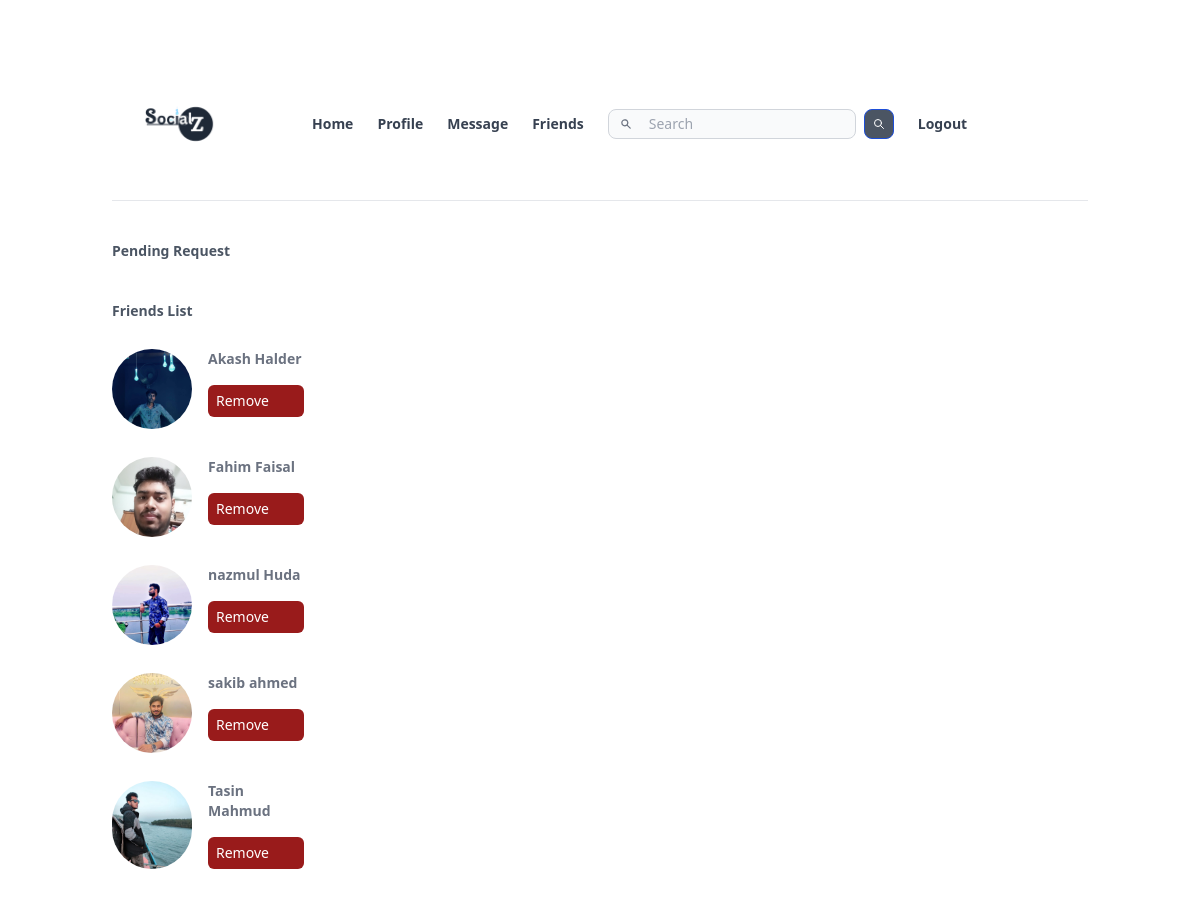
Page /friends.php (signed in) on the earlier database version.
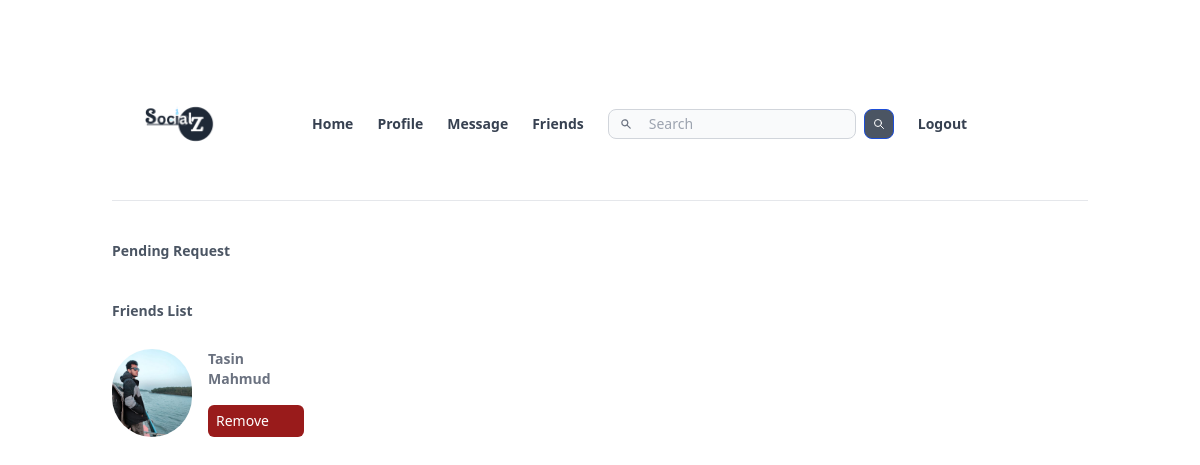
Same page on the later database version.
### tables this page shows
CREATE TABLE `friends` (
  `from_friend` varchar(11) NOT NULL,
  `to_friend` varchar(11) NOT NULL,
  `added_date` timestamp NOT NULL DEFAULT current_timestamp()
);

CREATE TABLE `user_info` (
  `username` varchar(15) NOT NULL,
  `first_name` varchar(150) NOT NULL,
  `last_name` varchar(150) NOT NULL,
  `gender` varchar(15) NOT NULL,
  `email` varchar(200) NOT NULL,
  `phone_no` int(15) NOT NULL,
  `date_of_birth` date NOT NULL,
  `address` varchar(200) NOT NULL,
  `password` varchar(200) NOT NULL,
  `profile_pic` varchar(255) NOT NULL
);

### friends.php (the view, shortened to what this page needs)
<?php require_once "header.php"; ?>
<?php require_once "db.php"; ?>
<?php
$username=$_SESSION["username"];
$friends_list = "SELECT first_name, last_name,profile_pic,username ,to_friend,added_date FROM `friends` INNER JOIN `user_info` ON friends.to_friend=user_info.username WHERE from_friend='$username'";
$result = mysqli_query($conn, $friends_list);
echo '<h1 class="mt-10 text-sm text-gray-600 font-semibold ">Pending Request </h1><div class="max-w-sm">';
echo'</div>';
echo '<h1 class="mt-10 text-sm text-gray-600 font-semibold "> Friends List </h1><div class="max-w-sm">';
while($friends = mysqli_fetch_array($result))
{
echo'
<div class=" flex flex-row justify-content my-7 ">
<img class=" rounded-full" src="'.$friends["profile_pic"].'"   width=80 height=80/>
<div class="flex flex-col w-1/4 mx-4 ">
 <a class="text-sm text-gray-500 font-semibold  " href=" /profile.php?username='.$friends["to_friend"].'">'.$friends["first_name"].'  '.$friends["last_name"].'</a>
 <a  href="friends.php?remove='.$friends["to_friend"].'" class="mt-4 text-sm px-2 py-1.5 bg-red-800 text-semibold text-white rounded-md "> Remove</a>
 </div>
 </div>
   ';
}
echo'</div>';
?>

Differences in the rows shown:
removed friends: to_friend.profile_pic (picture), to_friend.first_name "Akash", to_friend.last_name "Halder"
removed friends: to_friend.profile_pic (picture), to_friend.first_name "Fahim", to_friend.last_name "Faisal"
removed friends: to_friend.profile_pic (picture), to_friend.first_name "nazmul", to_friend.last_name "Huda"
removed friends: to_friend.profile_pic (picture), to_friend.first_name "sakib", to_friend.last_name "ahmed"
